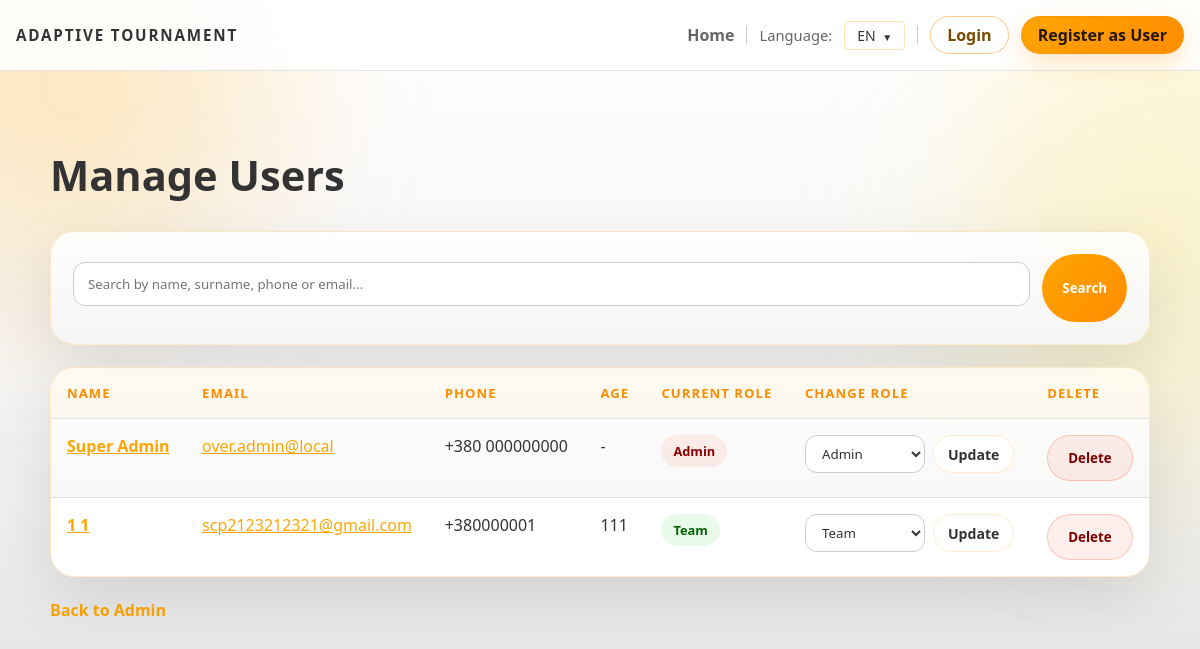
Before: /admin/users with the older database file.
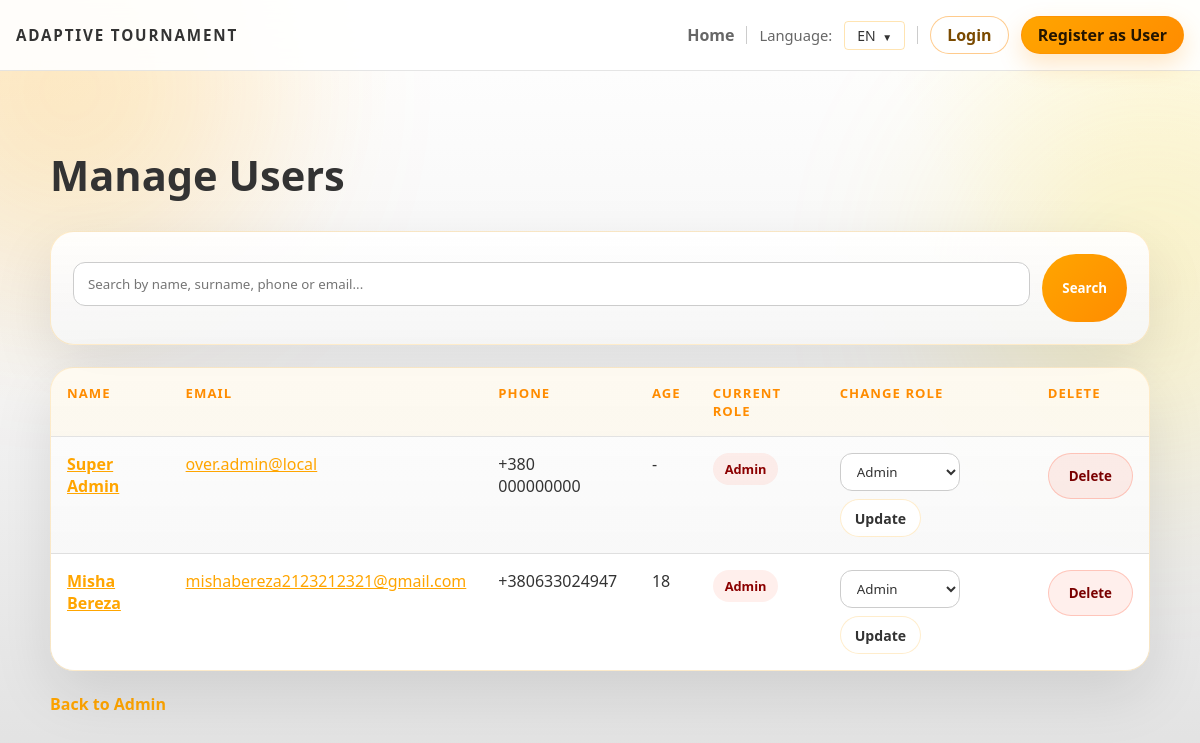
After: the same page with the newer database file.
### backend/models.py (models this page shows, shortened)
class User(db.Model):
    id = db.Column(db.Integer, primary_key=True)
    first_name = db.Column(db.String(120), nullable=False)
    last_name = db.Column(db.String(120), nullable=False)
    email = db.Column(db.String(200), unique=True, nullable=False)
    password_hash = db.Column(db.String(255), nullable=False, default='')
    phone_country_code = db.Column(db.String(10), nullable=False, default='+380')
    phone_number = db.Column(db.String(30), nullable=False, default='')
    age = db.Column(db.Integer)
    bio = db.Column(db.Text)
    role = db.Column(db.String(30), default='team')
    is_verified = db.Column(db.Boolean, default=False)
    verification_token = db.Column(db.String(64), unique=True, nullable=True)
    last_login_at = db.Column(db.DateTime, nullable=True)
    login_token = db.Column(db.String(64), unique=True, nullable=True)
    @property
    def phone_display(self):
        if self.phone_country_code and self.phone_number:
            return f"{self.phone_country_code} {self.phone_number}"
        return self.phone_number or ''

### backend/admin.py (the view, shortened to what this page needs)
def admin_users():
    users = User.query.all()
    search = request.args.get('search', '').strip()
    return render_template('admin_users.html', users=users, search=search)

### backend/app.py (called while the page is built)
@app.context_processor
def inject_user_processor():
    return inject_user()

@app.context_processor
def translation_processor():
    return translation()

### backend/app_helpers.py (called while the page is built)
def get_current_user():
    uid = session.get('user_id')
    if uid:
        return db.session.get(User, uid)
    return None

def inject_user():
    return {'get_current_user': get_current_user}

### backend/translations.py (called while the page is built)
def get_text(key, lang='en', **kwargs):
    if lang not in TRANSLATIONS:
        lang = 'en'
    text = TRANSLATIONS[lang].get(key, TRANSLATIONS['en'].get(key, key))
    if kwargs:
        try:
            return text.format(**kwargs)
        except Exception:
            return text
    return text

### templates/admin_users.html (shortened to what this page needs)
{% extends 'base.html' %}
{% block head %}
  <link rel="stylesheet" href="/static/css/admin.css">
{% endblock %}
{% block content %}
<div class="admin-page">
  <h2 class="page-title">{{ t('admin_users_title') }}</h2>
  <div class="search-panel">
    <form method="get" class="search-form">
      <input type="text" name="search" placeholder="{{ t('search_users_placeholder') }}" value="{{ search }}">
      <button type="submit" class="submit-btn">{{ t('search') }}</button>
    </form>
  </div>
  <div class="table-shell">
    <table class="admin-table">
      <thead>
        <tr>
          <th>{{ t('name') }}</th>
          <th>{{ t('email') }}</th>
          <th>{{ t('phone') }}</th>
          <th>{{ t('age') }}</th>
          <th>{{ t('current_role') }}</th>
          <th>{{ t('change_role') }}</th>
          <th>{{ t('delete') }}</th>
        </tr>
      </thead>
      <tbody>
        {% for user in users %}
          <tr>
            <td><strong><a href="/user/{{ user.id }}">{{ user.first_name }} {{ user.last_name }}</a></strong></td>
            <td><a href="/user/{{ user.id }}">{{ user.email }}</a></td>
            <td>{{ user.phone_display or '-' }}</td>
            <td>{{ user.age or '-' }}</td>
            <td>
              <span class="status-pill {{ user.role if user.role in ['admin', 'jury', 'team'] else 'default' }}">
                {% if user.role == 'admin' %}
                  {{ t('admin_short') }}
                {% elif user.role == 'jury' %}
                  {{ t('jury_short') }}
                {% else %}
                  {{ t('team') }}
                {% endif %}
              </span>
            </td>
            <td>
              <form method="post" action="/admin/user/{{ user.id }}/change-role" class="role-form">
                <select name="role">
                  <option value="team" {% if user.role == 'team' %}selected{% endif %}>{{ t('team') }}</option>
                  <option value="admin" {% if user.role == 'admin' %}selected{% endif %}>{{ t('admin_short') }}</option>
                </select>
                <button type="submit" class="inline-btn">{{ t('update') }}</button>
              </form>
            </td>
            <td>
              <form method="post" action="/admin/user/{{ user.id }}/delete" class="inline-form">
                <button onclick="return confirm('{{ t('delete') }}?')" class="danger-btn">{{ t('delete') }}</button>
              </form>
            </td>
          </tr>
        {% else %}
          <tr>
            <td colspan="7" class="empty-row">
              {% if search %}{{ t('no_users_found') }} "{{ search }}"{% else %}{{ t('no_users_found') }}{% endif %}
            </td>
          </tr>
        {% endfor %}
      </tbody>
    </table>
  </div>
  <div class="back-link">
    <a href="/admin/dashboard">{{ t('back_to_admin') }}</a>
  </div>
</div>
{% endblock %}

Changed rows visible on the page:
changed User: first_name "1" → "Misha"; last_name "1" → "Bereza"; email "scp2123212321@gmail.com" → "mishabereza2123212321@gmail.com"; phone_country_code+phone_number "+380000001" → "+380633024947"; age "111" → "18"; role "Team" → "Admin"
